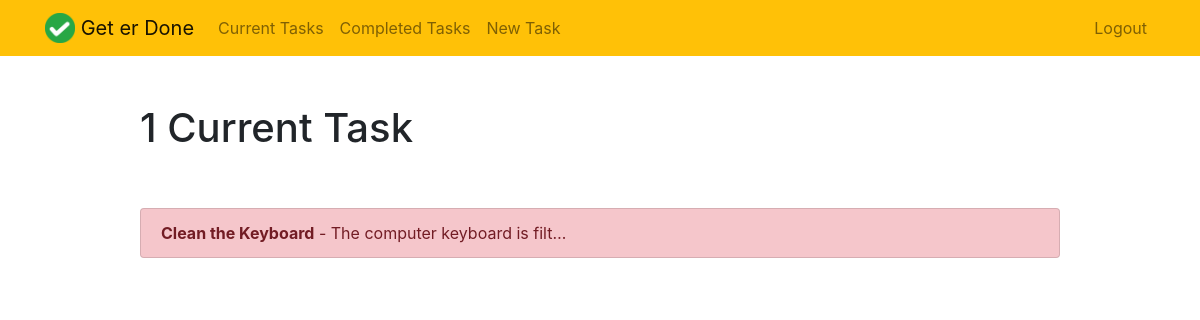
Before: /current/ (signed in) with the older database file.
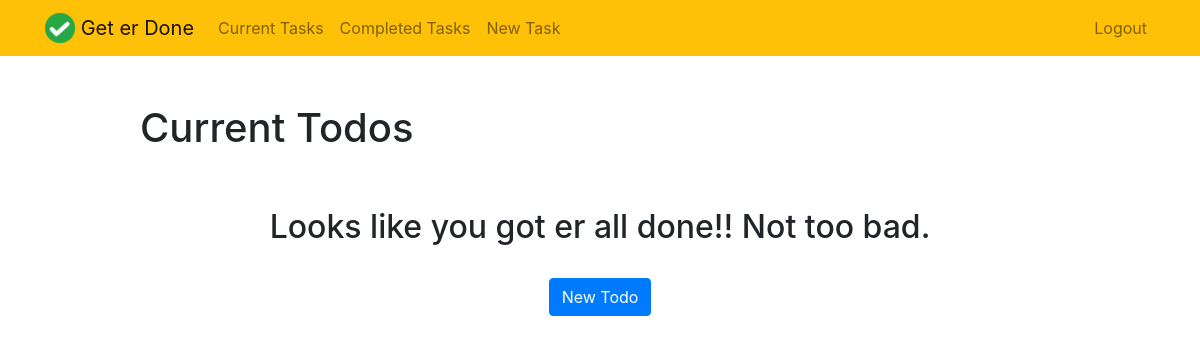
After: the same page with the newer database file.
### todo/models.py (models this page shows, shortened)
class Todo(models.Model):
    title = models.CharField(max_length=150)
    memo = models.TextField(max_length=500, blank=True)
    created = models.DateTimeField(auto_now_add=True)
    completed = models.DateTimeField(null=True, blank=True)
    important = models.BooleanField(default=False)
    user = models.ForeignKey(User, on_delete=models.CASCADE)

### todo/views.py (the view)
# urls.py: path('current/', views.currenttodos, name='currenttodos'),
@login_required
def currenttodos(request):
    todos = Todo.objects.filter(user=request.user, completed__isnull=True)
    return render(request, 'todo/currenttodos.html', {'todos': todos})

### todo/templates/todo/currenttodos.html
{% extends 'todo/base.html' %}
{% block content %}
    <div class="row justify-content-center mt-5">
        <div class="col-md-10">
            {% if todos %}
                <h1>{{ todos.count }} Current Task{{ todos.count|pluralize }}</h1>
            {% else %}
                <h1>Current Todos</h1>
            {% endif %}
        </div>
    </div>
    <div class="row justify-content-center mt-5">
        <div class="col-md-10">
            {% if todos %}
                <div class="list-group">
                    {% for todo in todos %}
                        <a href="{% url 'viewtodo' todo.id %}" class="
                            list-group-item
                            list-group-item-action
                            {% if todo.important %} list-group-item-danger{% endif %}
                        ">
                            <b>{{ todo.title }}</b>{% if todo.memo %} - {{ todo.memo|truncatechars:30 }}{% endif %}
                        </a>
                    {% endfor %}
                </div>
            {% else %}
                <div class="text-center">
                    <h2>Looks like you got er all done!! Not too bad.</h2>
                    <br>
                    <a role="button" class="btn btn-primary" href="{% url 'createtodo' %}">New Todo</a>
                </div>
            {% endif %}
        </div>
    </div>
{% endblock content %}

Changed rows visible on the page:
no longer on this page (row edited): Todo: title "Clean the Keyboard", memo "The computer keyboard is filt…"
Other visible differences:
{{ todos.count }}: "1" → (not shown)
text no longer shown: "Current Task"
text now shown: "Current Todos Looks like you got er all done!! Not too bad. New Todo"
